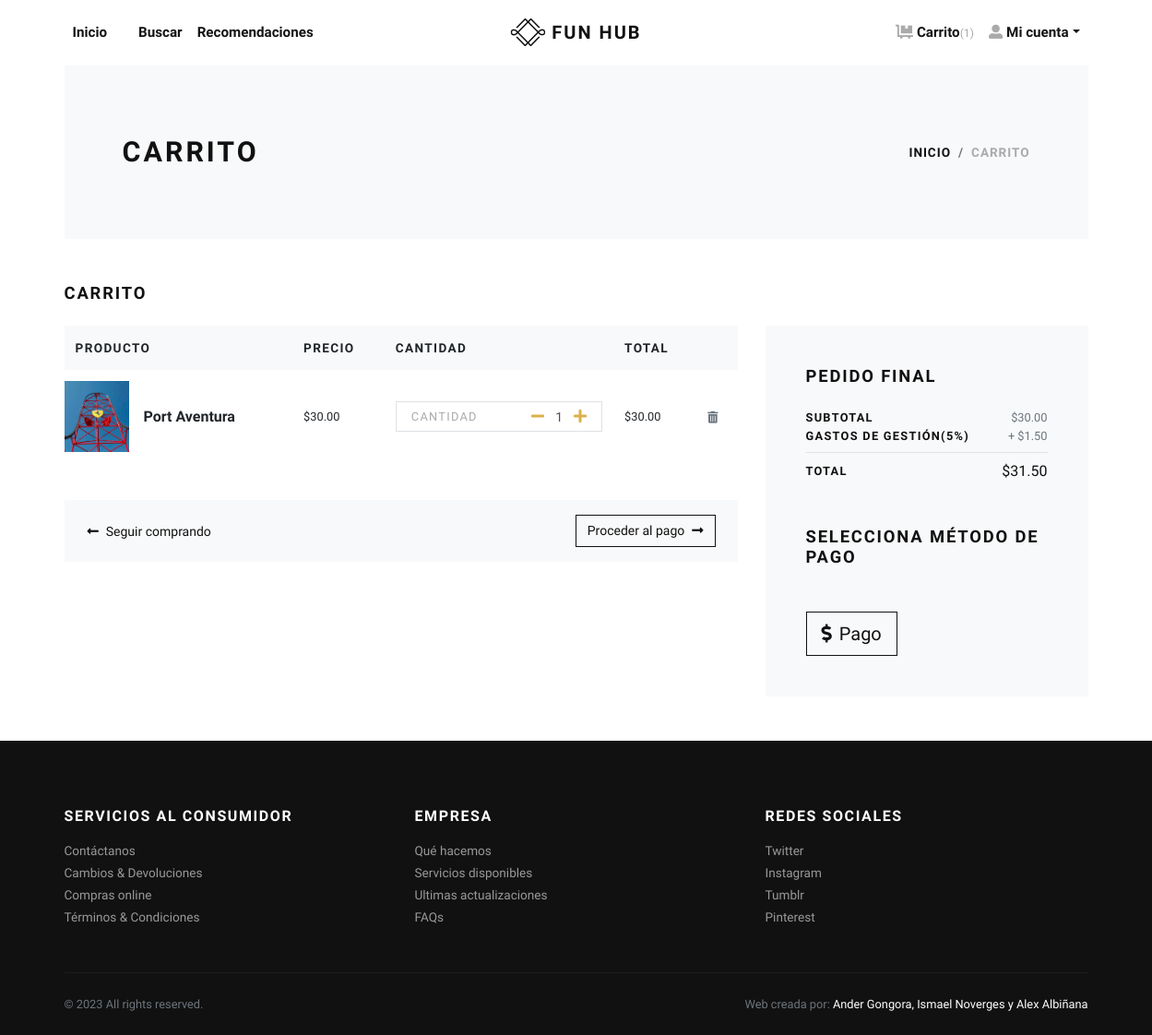
Before: /cart/ (signed in) with the older database file.
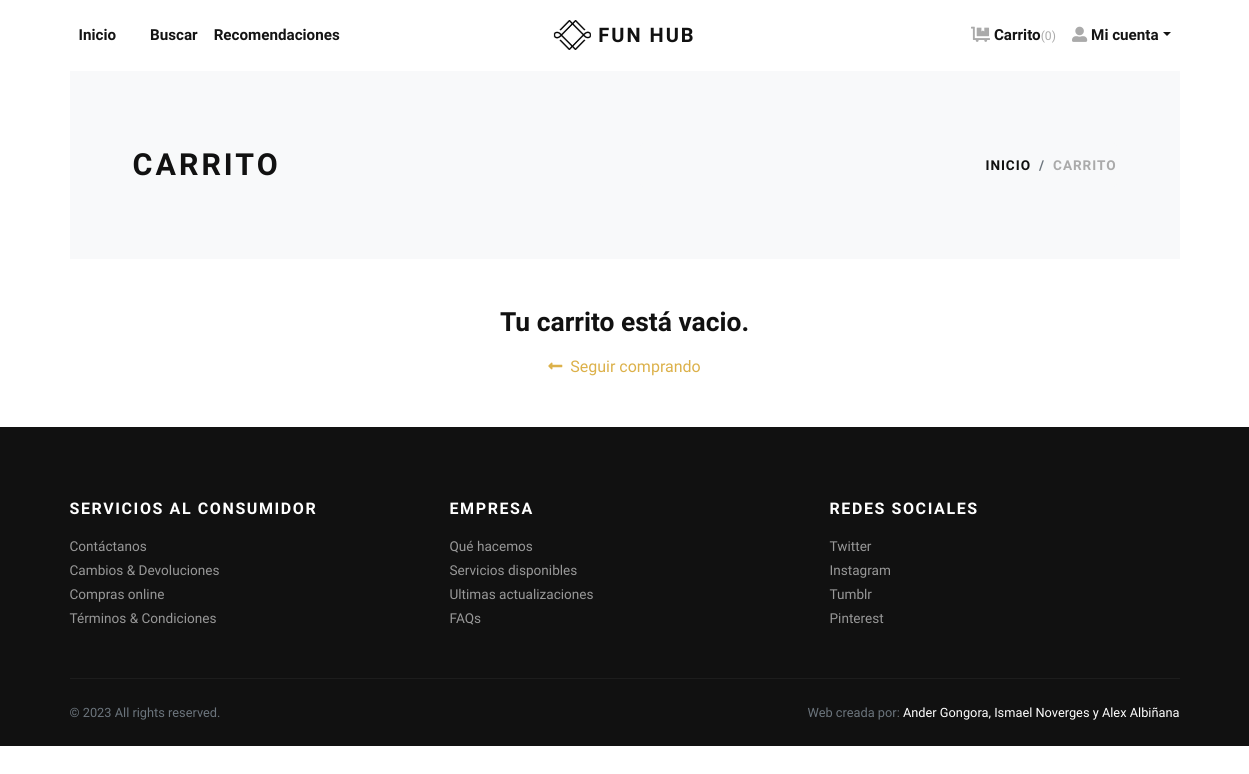
After: the same page with the newer database file.
### store/models.py (models this page shows, shortened)
class Cart(models.Model):
    user = models.ForeignKey(User, verbose_name="User", on_delete=models.CASCADE)
    product = models.ForeignKey(Product, verbose_name="Product", on_delete=models.CASCADE)
    quantity = models.PositiveIntegerField(default=1, verbose_name="Quantity")
    created_at = models.DateTimeField(auto_now_add=True, verbose_name="Created Date")
    updated_at = models.DateTimeField(auto_now=True, verbose_name="Updated Date")
    @property
    def total_price(self):
        return self.quantity * self.product.price

class Product(models.Model):
    title = models.CharField(max_length=150, verbose_name="Product Title")
    slug = models.SlugField(max_length=160, verbose_name="Product Slug")
    sku = models.CharField(max_length=255, unique=True, verbose_name="Unique Product ID (SKU)")
    short_description = models.TextField(verbose_name="Short Description")
    detail_description = models.TextField(blank=True, null=True, verbose_name="Detail Description")
    product_image = models.ImageField(upload_to='product', blank=True, null=True, verbose_name="Product Image")
    price = models.DecimalField(max_digits=8, decimal_places=2)
    category = models.ManyToManyField(Category, verbose_name="Product Categories")
    tags = models.ManyToManyField(Tag, blank=True)
    is_active = models.BooleanField(verbose_name="Is Active?")
    is_featured = models.BooleanField(verbose_name="Is Featured?")
    created_at = models.DateTimeField(auto_now_add=True, verbose_name="Created Date")
    updated_at = models.DateTimeField(auto_now=True, verbose_name="Updated Date")
    class Meta:
        verbose_name_plural = 'Products'
        ordering = ('-created_at', )

### store/views.py (the view)
# urls.py: path('cart/', views.cart, name="cart"),
@login_required
def cart(request):
    user = request.user
    cart_products = Cart.objects.filter(user=user)
    amount = decimal.Decimal(0)
    shipping_amount = decimal.Decimal(5)
    cp = [p for p in Cart.objects.all() if p.user==user]
    if cp:
        for p in cp:
            temp_amount = (p.quantity * p.product.price)
            amount += temp_amount
    shipping_amount = round(amount*shipping_amount/100,2)
    addresses = Address.objects.filter(user=user)
    context = {
        'cart_products': cart_products,
        'amount': amount,
        'shipping_amount': shipping_amount,
        'total_amount': amount + shipping_amount,
        'addresses': addresses,
    }
    return render(request, 'store/cart.html', context)

### store/context_preprocessors.py (called while the page is built)
def store_menu(request):
    categories = Category.objects.filter(is_active=True)
    context = {
        'categories_menu': categories,
    }
    return context

def cart_menu(request):
    if request.user.is_authenticated:
        cart_items= Cart.objects.filter(user=request.user)
        context = {
            'cart_items': cart_items,
        }
    else:
        context = {}
    return context

### templates/store/cart.html (shortened to what the changed rows need)
{% extends 'base.html' %}
{% load static %}
{% load humanize %}
    {% block content %}
      <div class="container">
        <section class="py-5 bg-light">
          <div class="container">
            <div class="row px-4 px-lg-5 py-lg-4 align-items-center">
              <div class="col-lg-6">
                <h1 class="h2 text-uppercase mb-0">Carrito</h1>
              </div>
            </div>
          </div>
        </section>
        {% if cart_products %}
        <section class="py-5">
          <h2 class="h5 text-uppercase mb-4">Carrito</h2>
          <div class="row">
            <div class="col-lg-8 mb-4 mb-lg-0">
              <div class="table-responsive mb-4">
                <table class="table">
                  <thead class="bg-light">
                    <tr>
                      <th class="border-0" scope="col"> <strong class="text-small text-uppercase">Producto</strong></th>
                      <th class="border-0" scope="col"> <strong class="text-small text-uppercase">Precio</strong></th>
                      <th class="border-0" scope="col"> <strong class="text-small text-uppercase">Cantidad</strong></th>
                      <th class="border-0" scope="col"> <strong class="text-small text-uppercase">Total</strong></th>
                      <th class="border-0" scope="col"> </th>
                    </tr>
                  </thead>
                  <tbody>
                    {% for cart_product in cart_products %}
                    <tr>
                      <th class="pl-0 border-0" scope="row">
                        <div class="media align-items-center">
                          {% if cart_product.product.product_image %}
                            <a class="reset-anchor d-block animsition-link" href="{% url 'store:product-detail' cart_product.product.slug %}"><img src="{{cart_product.product.product_image.url}}" alt="{{cart_product.product.title}}" width="70"/></a>
                          {% else %}
                            <a class="reset-anchor d-block animsition-link" href="{% url 'store:product-detail' cart_product.product.slug %}"><img src="{% static 'img/product-detail-3.jpg' %}" alt="{{cart_product.product.title}}" width="70"/></a>
                          {% endif %}
                          <div class="media-body ml-3"><strong class="h6"><a class="reset-anchor animsition-link" href="{% url 'store:product-detail' cart_product.product.slug %}">{{cart_product.product.title}}</a></strong></div>
                        </div>
                      </th>
                      <td class="align-middle border-0">
                        <p class="mb-0 small">${{cart_product.product.price}}</p>
                      </td>
                      <td class="align-middle border-0">
                        <div class="border d-flex align-items-center justify-content-between px-3"><span class="small text-uppercase text-gray headings-font-family">Cantidad</span>
                          <div class="quantity">
                            <a href="{% url 'store:minus-cart' cart_product.id %}" class="dec-btn p-0 ml-2"><i class="fas fa-minus"></i></a>
                            <input class="form-control form-control-sm border-0 shadow-0 p-0" type="text" value="{{cart_product.quantity}}"/>
                            <a href="{% url 'store:plus-cart' cart_product.id %}" class="inc-btn p-0"><i class="fas fa-plus"></i></a>
                          </div>
                        </div>
                      </td>
                      <td class="align-middle border-0">
                        <p class="mb-0 small">${{cart_product.total_price|intcomma}}</p>
                      </td>
                      <td class="align-middle border-0"><a class="reset-anchor" href="{% url 'store:remove-cart' cart_product.id %}"><i class="fas fa-trash-alt small text-muted"></i></a></td>
                    </tr>
                    {% endfor %}
                  </tbody>
                </table>
              </div>
              <div class="bg-light px-4 py-3">
                <div class="row align-items-center text-center">
                  <div class="col-md-6 mb-3 mb-md-0 text-md-left"><a class="btn btn-link p-0 text-dark btn-sm" href="{% url 'store:home' %}"><i class="fas fa-long-arrow-alt-left mr-2"> </i>Seguir comprando</a></div>
                  <div class="col-md-6 text-md-right"><a class="btn btn-outline-dark btn-sm" href="checkout.html">Proceder al pago<i class="fas fa-long-arrow-alt-right ml-2"></i></a></div>
                </div>
              </div>
            </div>
            <div class="col-lg-4">
              <div class="card border-0 rounded-0 p-lg-4 bg-light">
                <div class="card-body">
                  <h5 class="text-uppercase mb-4">Pedido final</h5>
                  <ul class="list-unstyled mb-0">
                    <li class="d-flex align-items-center justify-content-between"><strong class="text-uppercase small font-weight-bold">Subtotal</strong><span class="text-muted small">${{amount|intcomma}}</span></li>
                    <li class="d-flex align-items-center justify-content-between"><strong class="text-uppercase small font-weight-bold">Gastos de gestión(5%)</strong><span class="text-muted small">+ ${{shipping_amount}}</span></li>
                    <li class="border-bottom my-2"></li>
                    <li class="d-flex align-items-center justify-content-between mb-4"><strong class="text-uppercase small font-weight-bold">Total</strong><span>${{total_amount|intcomma}}</span></li>
                  </ul>
                  <h5 class="text-uppercase my-5">Selecciona método de pago</h5>
                  <form action="{% url 'store:checkout' %}" id="myform">
                    <button type="submit" class="btn btn-dark btn-lg btn-outline-dark" type="submit"> <i class="fas fa-dollar-sign mr-2"></i>Pago</button>
                  </form>
                </div>
              </div>
            </div>
          </div>
        </section>
        {% else %}
          <div class="text-center py-5">
            <h3 class="mb-3">Tu carrito está vacio.</h3>
            <a href="{% url 'store:home' %}"><i class="fas fa-long-arrow-alt-left mr-2"> </i>Seguir comprando</a>
          </div>
        {% endif %}
      </div>
      {% endblock content %}

Changed rows visible on the page:
removed Cart: product.product_image (picture), product "Port Aventura", product.price "30.00", quantity "1", total_price "30.00"
Other visible differences:
{{ cart_items.count }}: "1" → "0"
{{ amount|intcomma }}: "30.00" → (not shown)
{{ shipping_amount }}: "1.50" → (not shown)
{{ total_amount|intcomma }}: "31.50" → (not shown)
text no longer shown: "CARRITO PRODUCTO PRECIO CANTIDAD TOTAL Proceder al pago PEDIDO FINAL SUBTOTAL $ GASTOS DE GESTIÓN(5%) + $ TOTAL $ SELECCIONA MÉTODO DE PAGO Pago"
text now shown: "Tu carrito está vacio."
